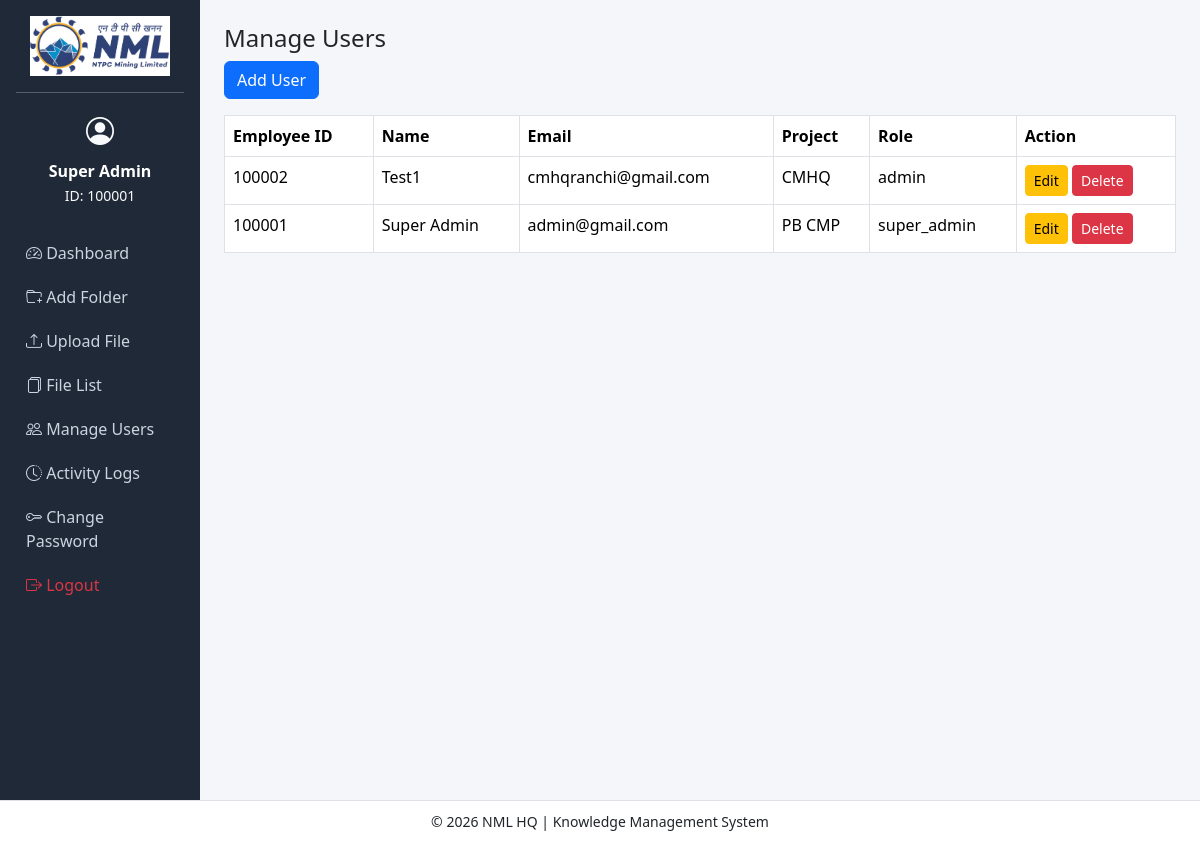
Screenshot of /super_admin/user_list.php (signed in) with the database file from the repository.
### tables this page shows
CREATE TABLE `users` (
  `id` int(11) NOT NULL,
  `emp_id` varchar(50) NOT NULL,
  `name` varchar(100) NOT NULL,
  `role` enum('super_admin','admin') NOT NULL,
  `project` varchar(100) NOT NULL,
  `email` varchar(150) NOT NULL,
  `password` varchar(255) NOT NULL,
  `created_at` timestamp NOT NULL DEFAULT current_timestamp(),
  `reset_token` varchar(255) DEFAULT NULL,
  `token_expire` datetime DEFAULT NULL,
  `status` tinyint(1) DEFAULT 1
);

### super_admin/user_list.php (the view, shortened to what this page needs)
<?php
include('../includes/header.php');
include('../includes/functions.php');
?>
<h4>Manage Users</h4>
<a href="add_user.php" class="btn btn-primary mb-3">Add User</a>
<table class="table table-bordered bg-white">
<tr>
<th>Employee ID</th>
<th>Name</th>
<th>Email</th>
<th>Project</th>
<th>Role</th>
<th>Action</th>
</tr>
<?php
$res = $conn->query("SELECT * FROM users ORDER BY id DESC");
while($row = $res->fetch_assoc()){
?>
<tr>
<td><?= htmlspecialchars($row['emp_id']) ?></td>
<td><?= htmlspecialchars($row['name']) ?></td>
<td><?= htmlspecialchars($row['email']) ?></td>
<td><?= htmlspecialchars($row['project']) ?></td>
<td><?= htmlspecialchars($row['role']) ?></td>
<td>
<a href="edit_user.php?id=<?= $row['id'] ?>"
   class="btn btn-sm btn-warning">Edit</a>
<a href="delete_user.php?id=<?= $row['id'] ?>"
   class="btn btn-sm btn-danger"
   onclick="return confirm('Delete this user?')">
   Delete
</a>
</td>
</tr>
<?php } ?>
</table>
<?php include('../includes/footer.php'); ?>

### includes/header.php (style rules this page uses)
body { background-color:#f4f6f9; }

### rows the page displays
users: emp "100002", name "Test1", email "cmhqranchi@gmail.com", project "CMHQ", role "admin"
users: emp "100001", name "Super Admin", email "admin@gmail.com", project "PB CMP", role "super_admin"

### other values shown
$_SESSION['name'] "Super Admin"
$_SESSION['emp_id'] "100001"
